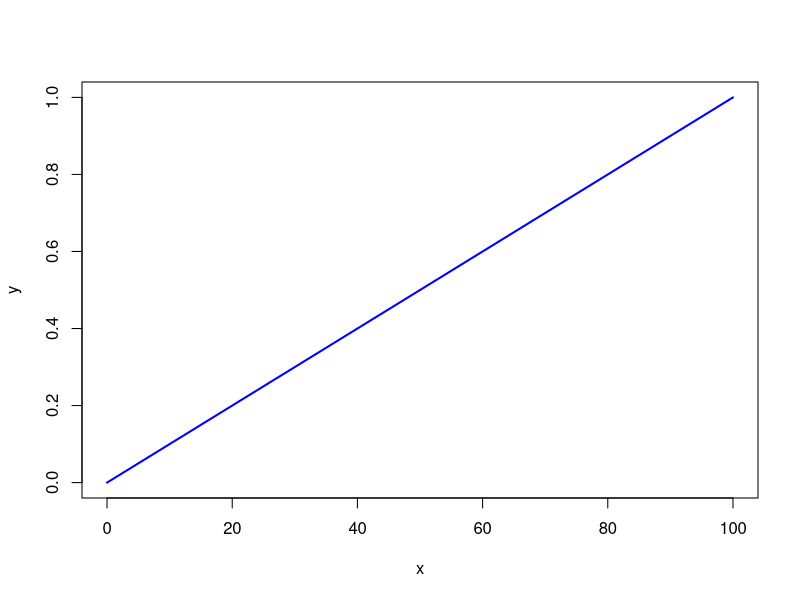
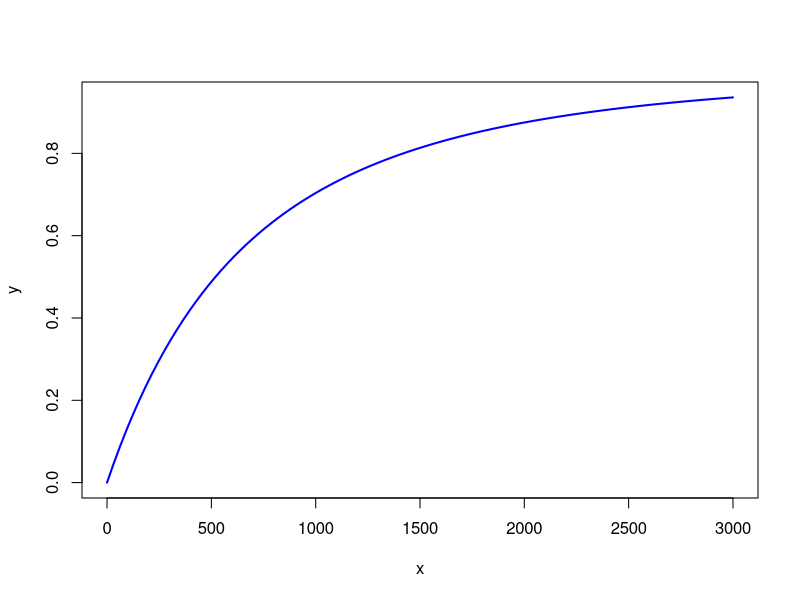
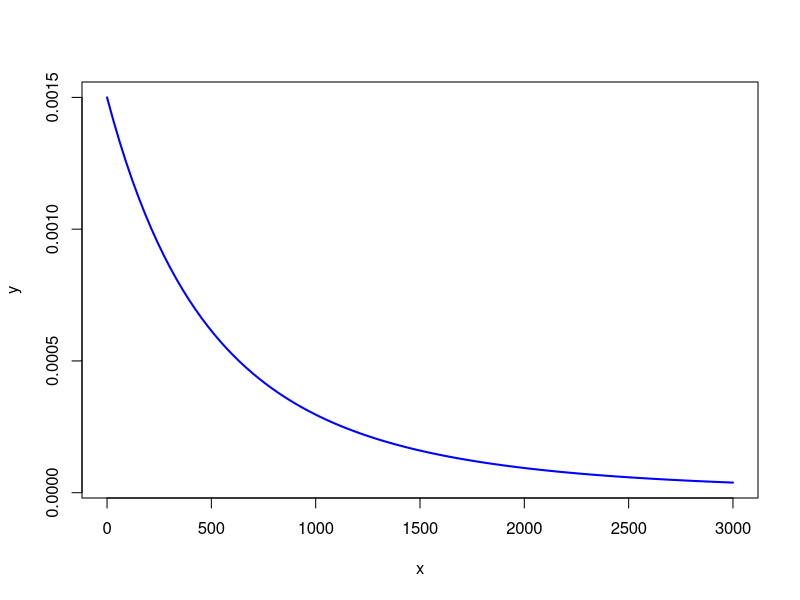
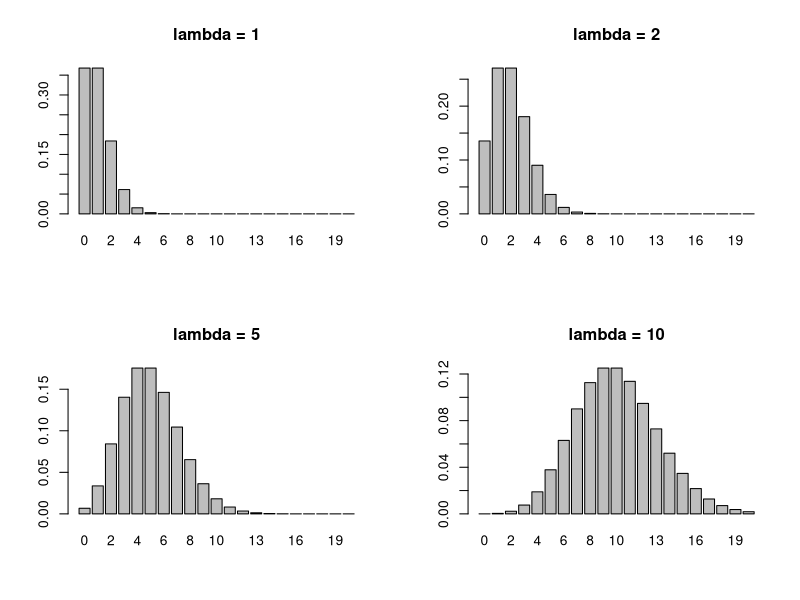
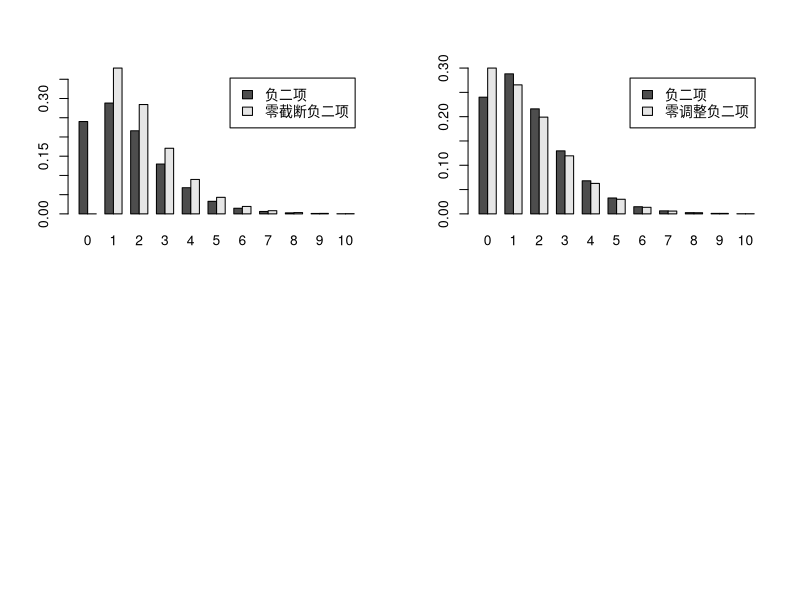

R code for these plots, in order:
## ---- chunk 1
# 定义分布函数
F1.f <- function(x) {
  if (x < 0){
    out <- 0
  } else if(x < 100 & x >= 0){
    out <- 0.01*x
  } else if (x >= 100){
    out <- 1
  }
  return(out)
}
F1.f <-  Vectorize(F1.f) # 将函数向量化，允许函数输入向量，输出向量

x <- seq(from = 0, to = 100, length.out = 20) # 画图横轴数据
y <- F1.f(x)  # 画图纵轴数据
plot(x, y, type = 'l', col = "blue", lwd = 2)
## ---- chunk 2
F2.f <- function(x) {
  if (x < 0){
    out <- 0
  } else if (x >= 0){
    out <- 1 - (2000/(2000 + x))^3
  }
  return(out)
}
F2.f <-  Vectorize(F2.f)


x <- seq(from = 0, to = 3000, length.out = 100)
y <- F2.f(x)
plot(x, y, type = 'l', col = "blue", lwd = 2)
## ---- chunk 3
f2.f <- function(x){
  if (x > 0){
    out <- 3*(2000)^3/(x + 2000)^4
  } else out <- 0
  return(out)
}
f2.f <- Vectorize(f2.f)

x <- seq(from = 0.001, to = 3000, length.out = 100)
y <- f2.f(x)
plot(x, y, type = 'l', col = "blue", lwd = 2)
## ---- chunk 4
# density function 概率函数
#dpois(x, lambda, log = FALSE) # lambda 表示均值, log = TRUE 表示输出log(f(x))
# distribution function 分布函数
#ppois(q, lambda, lower.tail = TRUE, log.p = FALSE)
# quantile function 分布函数的逆函数（分位数函数）
#qpois(p, lambda, lower.tail = TRUE, log.p = FALSE)
# 泊松分布的随机数 - 模拟
#rpois(n, lambda = 10) # 模拟 n 个服从期望为10的泊松分布
# 画图- 不同lambda的泊松分布的概率函数图
par(mfrow = c(2,2))
lambda.po <- c(1, 2, 5, 10) # lambda 取值为 1,2,5,10
x0 <- seq(0, 20)            # x 取值为 0-25 的整数
for(lambda.po in c(1, 2, 5, 10)){
  barplot(dpois(x0, lambda.po), names.arg = x0, main = paste('lambda = ', lambda.po, sep = ''))
}
## ---- chunk 5
## 索赔次数等于3的概率
dpois(3, lambda = 2)
## 索赔次数小于等于4的概率为
ppois(4, lambda = 2)
## 索赔次数大于等于3小于等于5的概率
ppois(5, 2) - ppois(2, 2)
## ---- chunk 6
## 负二项分布的概率
x = 0:10
p = dnbinom(x,4,0.7)
round(p,3)

## 零截断负二项分布的概率
p0 = p[1]   ##零点的概率
pt1 = p[2:11]/(1-p0)  ##其它点上的概率
pt = c(0, pt1)
round(pt,3)

## 绘图比较负二项和零截断负二项的概率
com = rbind(负二项 = p, 零截断负二项 = pt)
barplot(com,beside=TRUE,names.arg=0:10,legend.text=TRUE)
## ---- chunk 7
## 负二项分布的概率
x = 0:10
p = dnbinom(x, 4, 0.7)
round(p,3)

## 零调整负二项分布的概率
p0 = 0.3  ##调整零点的概率
pm = (1-p0)*p[2:11]/(1-p[1])  ##其它点上的概率
pm = c(p0,pm)
round(pm, 3)

## 绘图
com = rbind(负二项 = p, 零调整负二项 = pm)
barplot(com, beside = TRUE, names.arg = 0:10,legend.text=TRUE)

## ---- chunk 8
qnorm ( 0.95, mean = 33, sd = 109)
